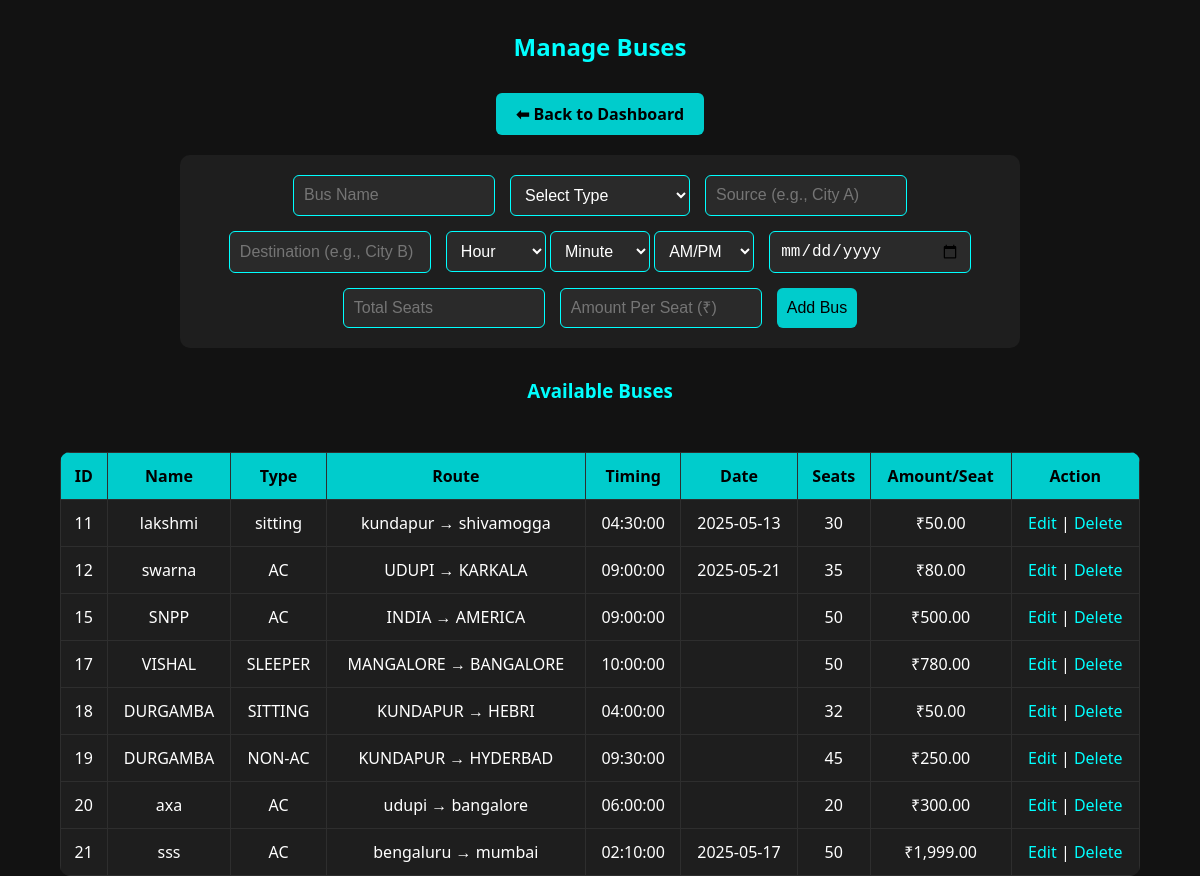
Screenshot of /manage_buses.php (signed in) with the database file from the repository.
### tables this page shows
CREATE TABLE `buses` (
  `id` int(11) NOT NULL,
  `name` varchar(255) NOT NULL,
  `type` varchar(50) NOT NULL,
  `timing` time NOT NULL,
  `date` date DEFAULT NULL,
  `total_seats` int(11) NOT NULL,
  `is_deleted` tinyint(1) DEFAULT 0,
  `is_edited` tinyint(1) DEFAULT 0,
  `is_completed` tinyint(1) DEFAULT 0,
  `is_canceled` tinyint(1) DEFAULT 0,
  `maintenance_log` text DEFAULT NULL,
  `amount_per_seat` decimal(10,2) NOT NULL DEFAULT 0.00,
  `source` varchar(255) NOT NULL,
  `destination` varchar(255) NOT NULL
);

### manage_buses.php (the view, shortened to what this page needs)
<?php
include 'db.php';
$buses = $conn->query("SELECT * FROM buses WHERE is_deleted = 0");
?>
<!DOCTYPE html>
<html lang="en">
<head>
</head>
<body>
    <h2>Manage Buses</h2>
    <a href="admin_dashboard.php" class="back-home">⬅ Back to Dashboard</a>
    <form method="post">
        <input type="text" name="name" placeholder="Bus Name" required>
        <select name="type" required>
            <option value="">Select Type</option>
        </select>
        <input type="text" name="source" placeholder="Source (e.g., City A)" required>
        <input type="text" name="destination" placeholder="Destination (e.g., City B)" required>
        <div class="time-picker">
            <select name="hour" id="hour" required>
                <option value="">Hour</option>
            </select>
            <select name="minute" id="minute" required>
                <option value="">Minute</option>
            </select>
            <select name="ampm" id="ampm" required>
                <option value="">AM/PM</option>
            </select>
        </div>
        <input type="date" name="date" required min="<?php echo date('Y-m-d'); ?>">
        <input type="number" name="seats" placeholder="Total Seats" required max="50" min="1">
        <input type="number" step="0.01" name="amount" placeholder="Amount Per Seat (₹)" required min="0.01">
        <button type="submit" name="add_bus">Add Bus</button>
    </form>
    <h3>Available Buses</h3>
    <table>
        <tr>
            <th>ID</th>
            <th>Name</th>
            <th>Type</th>
            <th>Route</th>
            <th>Timing</th>
            <th>Date</th>
            <th>Seats</th>
            <th>Amount/Seat</th>
            <th>Action</th>
        </tr>
        <?php while ($bus = $buses->fetch_assoc()): ?>
        <tr>
            <td><?php echo $bus['id']; ?></td>
            <td><?php echo htmlspecialchars($bus['name']); ?></td>
            <td><?php echo htmlspecialchars($bus['type']); ?></td>
            <td><?php echo htmlspecialchars($bus['source'] . " → " . $bus['destination']); ?></td>
            <td><?php echo htmlspecialchars($bus['timing']); ?></td>
            <td><?php echo htmlspecialchars($bus['date']); ?></td>
            <td><?php echo $bus['total_seats']; ?></td>
            <td>₹<?php echo number_format($bus['amount_per_seat'], 2); ?></td>
            <td>
                <a href="edit_bus.php?id=<?php echo $bus['id']; ?>">Edit</a> |
                <a href="?delete=<?php echo $bus['id']; ?>" onclick="return confirm('Are you sure you want to delete this bus?');">Delete</a>
            </td>
        </tr>
        <?php endwhile; ?>
    </table>
</body>
</html>

### manage_buses.php (style rules this page uses)
body { margin: 0; padding: 0; font-family: 'Segoe UI', sans-serif; background-color: #121212; color: #ffffff; display: flex; flex-direction: column; align-items: center; }
h2, h3 { color: #00ffff; margin-top: 30px; }
a.back-home { margin-top: 10px; background-color: #00cccc; color: #000; padding: 10px 20px; border-radius: 6px; text-decoration: none; font-weight: bold; }
form { background-color: #1e1e1e; padding: 20px; border-radius: 10px; margin-top: 20px; display: flex; flex-wrap: wrap; gap: 15px; justify-content: center; width: 80%; max-width: 800px; }
input, select, button { padding: 10px; border-radius: 6px; border: none; font-size: 16px; }
input[type="text"], input[type="number"], input[type="date"], select { width: 180px; background-color: #2a2a2a; color: #fff; border: 1px solid #00ffff; }
button { background-color: #00cccc; color: #000; cursor: pointer; }
table { width: 90%; margin-top: 30px; border-collapse: collapse; background-color: #1e1e1e; border-radius: 10px; overflow: hidden; }
th, td { padding: 12px; border: 1px solid #2e2e2e; text-align: center; }
th { background-color: #00cccc; color: #000; }
td a { color: #00ffff; text-decoration: none; }
.time-picker select { width: 100px; background-color: #2a2a2a; color: #fff; border: 1px solid #00ffff; }

### rows the page displays
buses: id "11", name "lakshmi", type "sitting", source+destination "kundapur → shivamogga", timing "04:30:00", date "2025-05-13", total_seats "30", amount_per_seat "50.00"
buses: id "12", name "swarna", type "AC", source+destination "UDUPI → KARKALA", timing "09:00:00", date "2025-05-21", total_seats "35", amount_per_seat "80.00"
buses: id "15", name "SNPP", type "AC", source+destination "INDIA → AMERICA", timing "09:00:00", total_seats "50", amount_per_seat "500.00"
buses: id "17", name "VISHAL", type "SLEEPER", source+destination "MANGALORE → BANGALORE", timing "10:00:00", total_seats "50", amount_per_seat "780.00"
buses: id "18", name "DURGAMBA", type "SITTING", source+destination "KUNDAPUR → HEBRI", timing "04:00:00", total_seats "32", amount_per_seat "50.00"
buses: id "19", name "DURGAMBA", type "NON-AC", source+destination "KUNDAPUR → HYDERBAD", timing "09:30:00", total_seats "45", amount_per_seat "250.00"
buses: id "20", name "axa", type "AC", source+destination "udupi → bangalore", timing "06:00:00", total_seats "20", amount_per_seat "300.00"
buses: id "21", name "sss", type "AC", source+destination "bengaluru → mumbai", timing "02:10:00", date "2025-05-17", total_seats "50", amount_per_seat "1,999.00"
